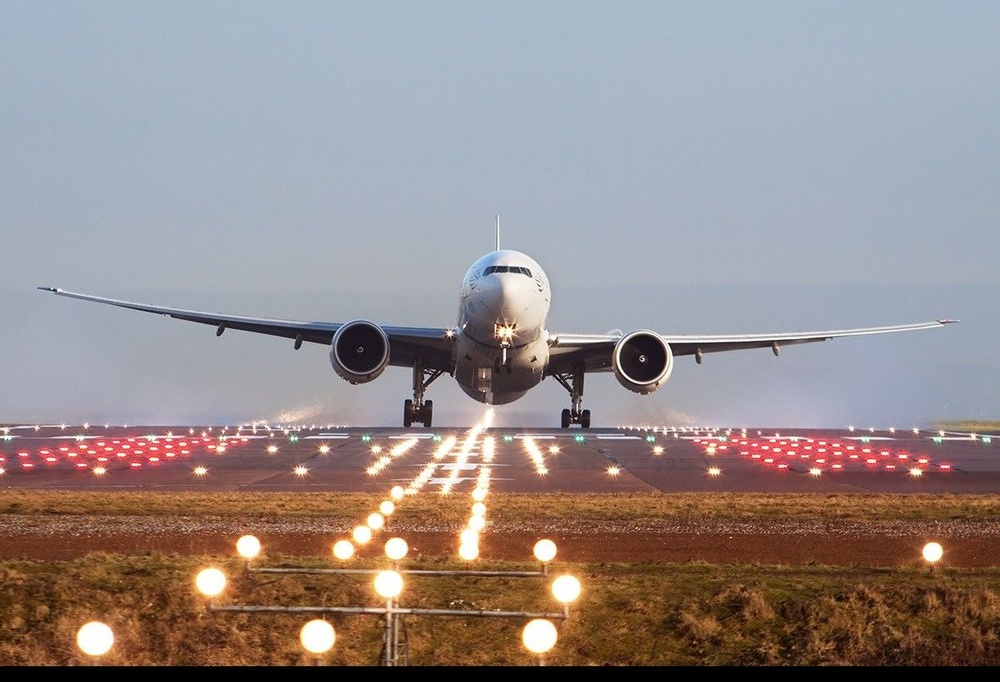
#> input picture plane.jpg, 1000 x 682 px, shrunk from 1200 x 819 before the run
$ python img_rotation.py
#> lines starting #> are read from the running program, lines starting #| are printed output that depends on the picture
import cv2
import numpy as np

img=cv2.imread('plane.jpg')
#> img is the input picture: shape (682, 1000, 3); mean B, G, R 138.7, 139.2, 149.5


height,width=img.shape[:2]
#> height = 682; width = 1000

rotation_matrix = cv2.getRotationMatrix2D((width/2,height/2),45,0.6)

rotated_image = cv2.warpAffine(img,rotation_matrix,(width,height))
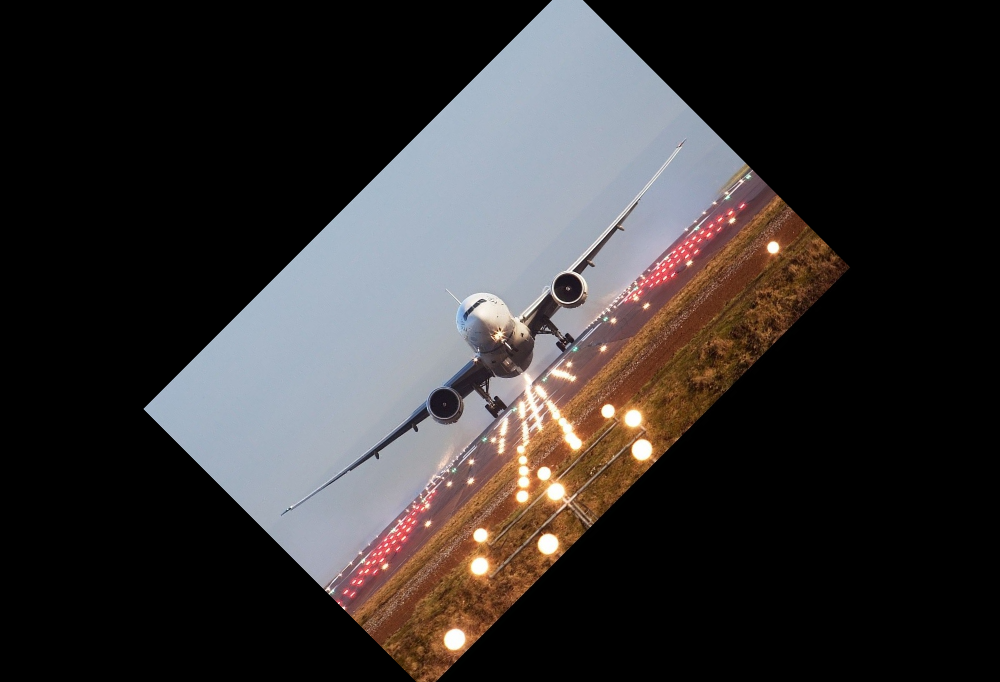
#> rotated_image: shape (682, 1000, 3); mean B, G, R 49.8, 50, 53.8

cv2.imshow('frame',rotated_image)

cv2.waitKey(0)

cv2.destroyAllWindows()

$ run again, with 1.jfif saved as plane.jpg
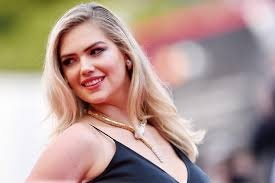
#> input picture 1.jfif, 275 x 183 px
#> img is the input picture: shape (183, 275, 3); mean B, G, R 147.9, 155.9, 179.7
#> `rotated_image = cv2.warpAffine(img,rotation_matrix,(width,height))`:
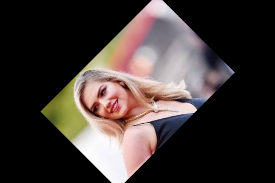
#> rotated_image: shape (183, 275, 3); mean B, G, R 53, 55.9, 64.4
